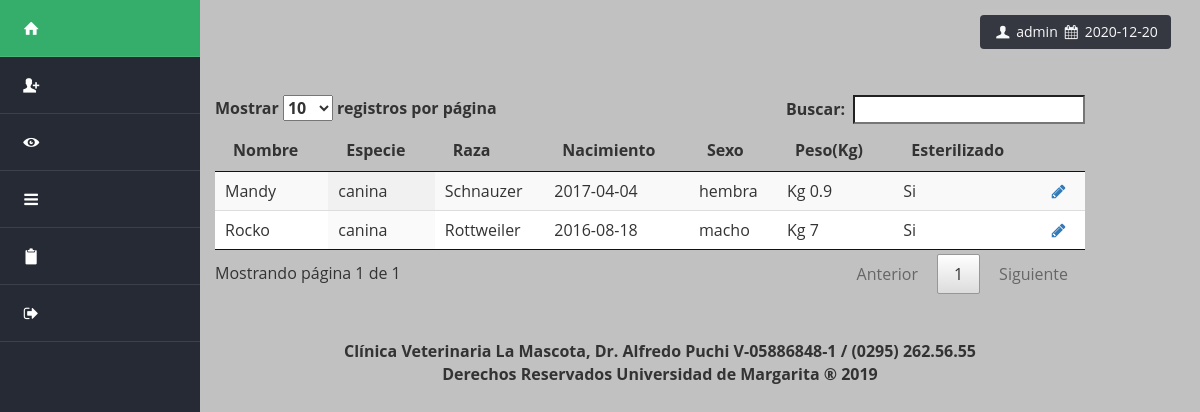
The page /mostrar_mascotas_dataTable.php (signed in) on the database its author committed.
### tables this page shows
CREATE TABLE `mascota` (
  `ID` int(11) NOT NULL AUTO_INCREMENT,
  `NOMBRE` varchar(50) NOT NULL,
  `ESPECIE` varchar(50) NOT NULL,
  `RAZA` varchar(50) NOT NULL,
  `EDAD` date NOT NULL,
  `SEXO` varchar(15) NOT NULL,
  `PESO` varchar(50) NOT NULL,
  `ESTERILIZADO` varchar(10) NOT NULL,
  `CEDULA_CLIENTE` varchar(30) NOT NULL,
  PRIMARY KEY (`ID`)
);

### mostrar_mascotas_dataTable.php (the view, shortened to what this page needs)
<?php session_start();
	require 'admin/config.php';
	$conexion = conexion($bd_config);
	$statement = $conexion->prepare("SELECT * FROM mascota");
	$statement->execute();
	$resultado = $statement->fetchAll();
	$diaActual=date("d");
	$mesActual=date("m");
	$anioActual=date("Y");
	$fechaActual = $anioActual .'-'. $mesActual .'-'. $diaActual;
?>
<html lang="es">
	<head>
		<link rel="stylesheet" type="text/css" href="data_table/css/bootstrap.min.css">
		<link rel="stylesheet" type="text/css" href="data_table/css/bootstrap-theme.css">
		<link href="data_table/css/jquery.dataTables.min.css" rel="stylesheet">
		<link rel="stylesheet" type="text/css" href="css/fontello.css">
		<link rel="stylesheet" type="text/css" href="css/estilos.css">
	</head>
<body>
	<div class="container-fluid">
			<div class="row">
				<?php require'views/HeadTipo1.php'; ?>
			<button class="wrapper btn" ><span><i class="icon-user"></i></span><?php echo " " .$_SESSION['usuario'] ."  "?><span><i class="icon-calendar"></i></span><?php echo " " .$fechaActual?></button>
			<br>
			<br>
			<br>
			<div class="col-md-9 table-responsive">
				<table class="display" id="mitabla">
					<thead>
						<tr>
							<th>Nombre</th>
							<th>Especie</th>
							<th>Raza</th>
							<th>Nacimiento</th>
							<th>Sexo</th>
							<th>Peso(Kg)</th>
							<th>Esterilizado</th>
							<th></th>
						</tr>
					</thead>
					<tbody>
						<?php foreach ($resultado as $row): ?>
							<tr>
								<td><?php echo $row['NOMBRE']; ?></td>
								<td><?php echo $row['ESPECIE']; ?></td>
								<td><?php echo $row['RAZA']; ?></td>
								<td><?php echo $row['EDAD']; ?></td>
								<td><?php echo $row['SEXO']; ?></td>
								<td><?php echo $row['PESO']; ?></td>
								<td><?php echo $row['ESTERILIZADO']; ?></td>
								<td><a class="icon-pencil" href="editar_mascota.php?id=<?php echo $row['ID']; ?> " ></a></td>
							</tr>
						<?php endforeach ?>
					</tbody>
				</table>
				<br>
				<br>
				<p style="text-align:center; margin-left: 20px;"><b>Clínica Veterinaria La Mascota, Dr. Alfredo Puchi V-05886848-1 / (0295) 262.56.55 <br> Derechos Reservados Universidad de Margarita &reg; 2019</b></p>
			</div>
		</div>
	</div>
</body>
</html>

### css/estilos.css (style rules this page uses)
body { background: #C1C1C1; font-size: 16px; font-family: 'Open Sans', sans-serif; }

### mostrar_mascotas_dataTable.php (style rules this page uses)
.wrapper { margin: 1em; margin-bottom: 0; margin-top: 15px; margin-left: 65%; opacity: 0.9; background-color: #262a34; cursor: pointer; color: white; }

### rows shown on the page
mascota: NOMBRE "Mandy", ESPECIE "canina", RAZA "Schnauzer", EDAD "2017-04-04", SEXO "hembra", PESO "Kg 0.9", ESTERILIZADO "Si"
mascota: NOMBRE "Rocko", ESPECIE "canina", RAZA "Rottweiler", EDAD "2016-08-18", SEXO "macho", PESO "Kg 7", ESTERILIZADO "Si"

### other values the page prints
$_SESSION['usuario'] "admin"
